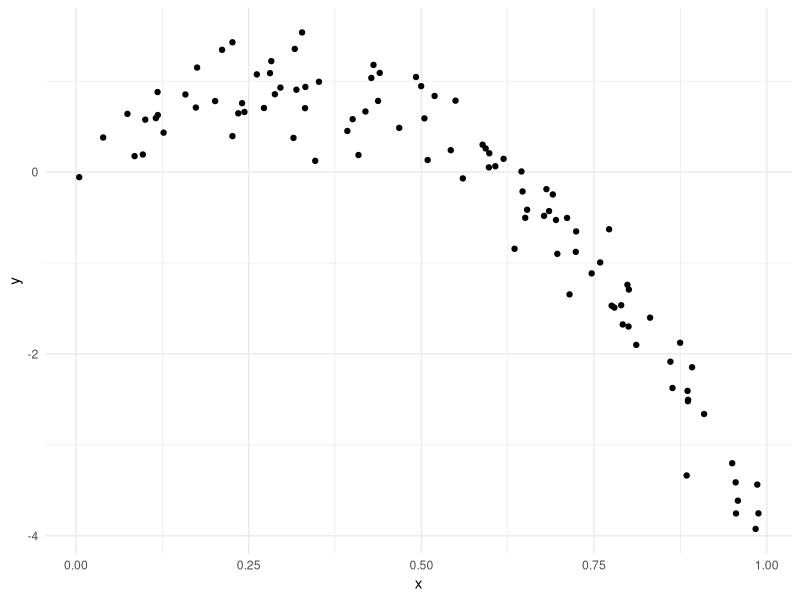
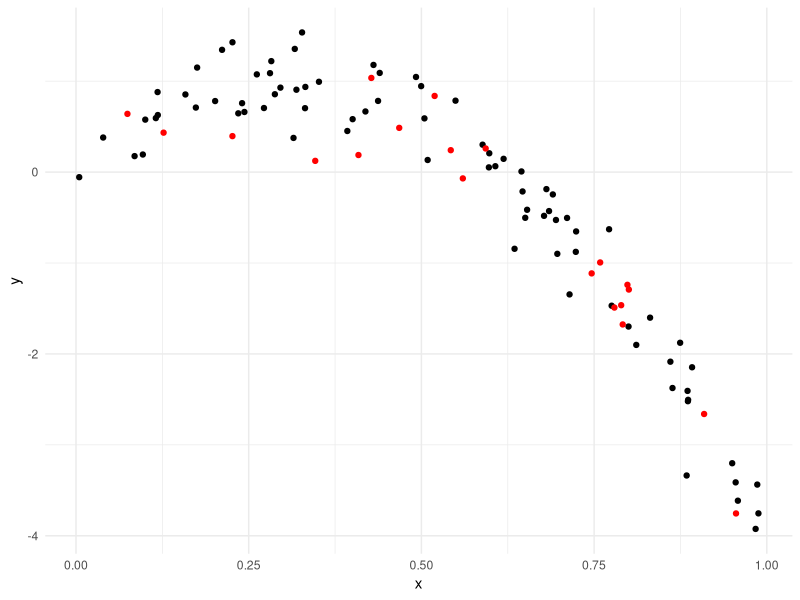
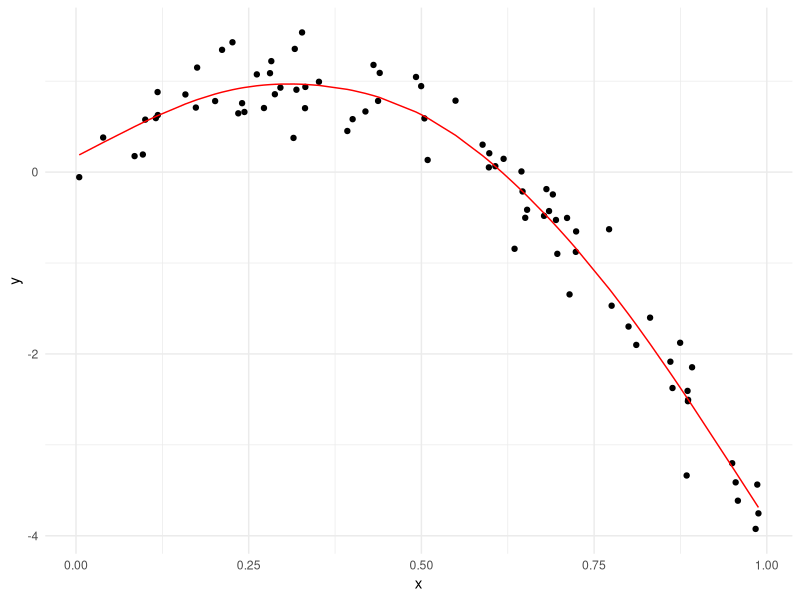
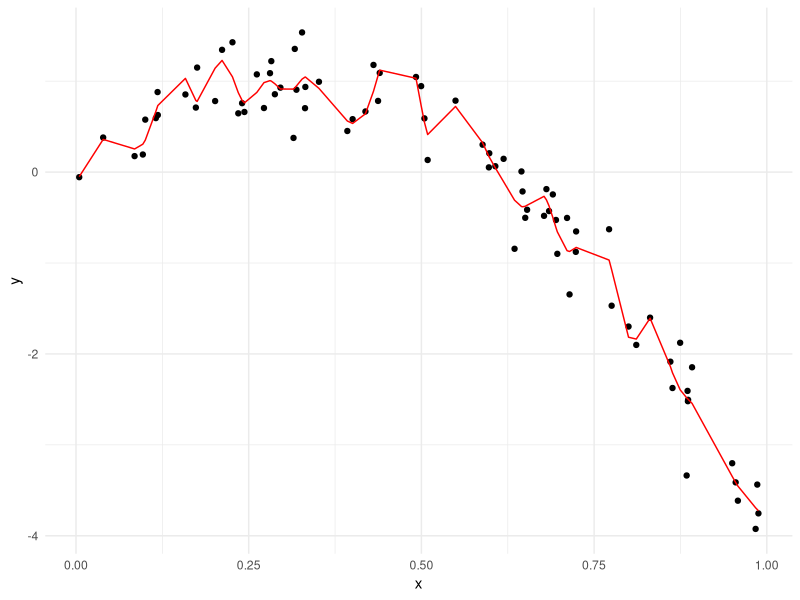
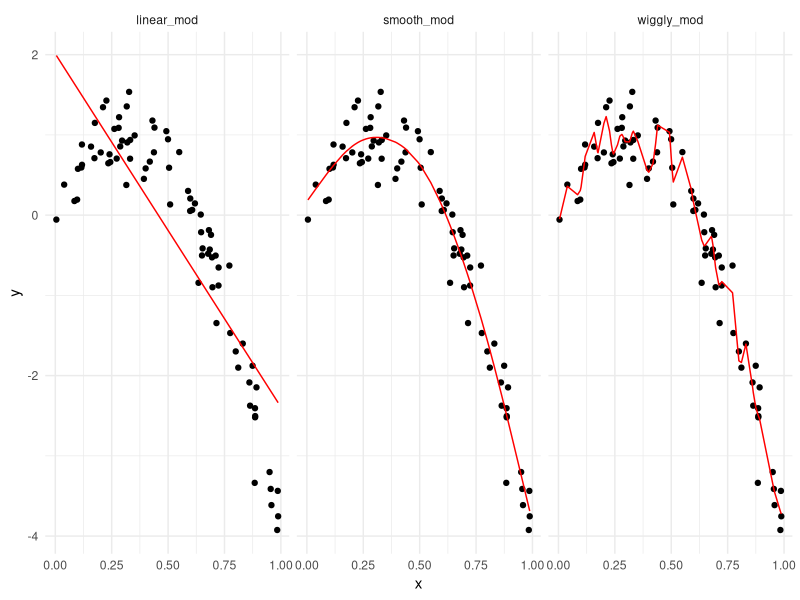
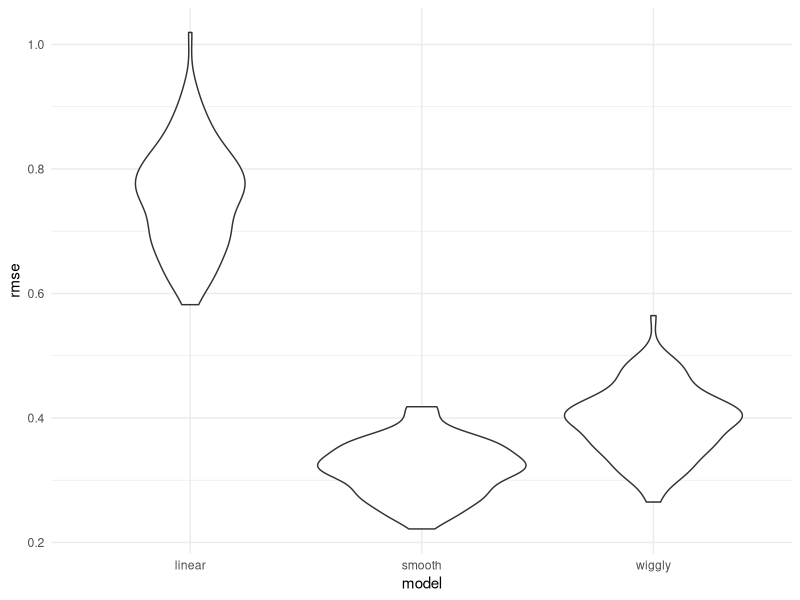

R code for these plots, in order:
## ---- chunk 1
library(tidyverse)
library(modelr)
library(mgcv)

knitr::opts_chunk$set(
  fig.width = 6,
  fig.asp = .6,
  out.width = "90%"
)

theme_set(theme_minimal() + theme(legend.position = "bottom"))

options(
  ggplot2.continuous.colour = "viridis",
  ggplot2.continuous.fill = "viridis"
)

scale_colour_discrete = scale_colour_viridis_d
scale_fill_discrete = scale_fill_viridis_d
## ---- chunk 2
nonlin_df = 
  tibble(
    id = 1:100,
    x = runif(100, 0, 1),
    y = 1 - 10 * (x - .3) ^ 2 + rnorm(100, 0, .3)
  )

## ---- chunk 3
nonlin_df %>% 
  ggplot(aes(x = x, y = y)) + 
  geom_point()
## ---- chunk 4
train_df = sample_n(nonlin_df, size = 80)
test_df = anti_join(nonlin_df, train_df, by = "id")


ggplot(train_df, aes(x = x, y = y)) + 
  geom_point() + 
  geom_point(data = test_df, color = "red")
## ---- chunk 5
linear_mod = lm(y ~ x, data = train_df)
smooth_mod = mgcv::gam(y ~ s(x), data = train_df)
wiggly_mod = mgcv::gam(y ~ s(x, k = 30), sp = 10e-6, data = train_df) # not smooth line
## ---- chunk 6
train_df %>% 
  add_predictions(smooth_mod) %>% 
  ggplot(aes(x = x, y = y)) + 
  geom_point() + 
  geom_line(aes(y = pred), color = "red")

train_df %>% 
  add_predictions(wiggly_mod) %>% 
  ggplot(aes(x = x, y = y)) + geom_point() + 
  geom_line(aes(y = pred), color = "red")

## ---- chunk 7
# see multiple prediction models in separate plots
train_df %>% 
  gather_predictions(linear_mod, smooth_mod, wiggly_mod) %>% 
  mutate(model = fct_inorder(model)) %>% 
  ggplot(aes(x = x, y = y)) + 
  geom_point() + 
  geom_line(aes(y = pred), color = "red") + 
  facet_wrap(~model)
## ---- chunk 8

# compute root mean squared errors (RMSEs) for each model
rmse(linear_mod, test_df)    
rmse(smooth_mod, test_df) # rmse smallest, smooth model is best in this case
rmse(wiggly_mod, test_df)
## ---- chunk 9
cv_df = 
  crossv_mc(nonlin_df, 100) # 100不是指raw data里有100个sample，而是100次resample
## ---- chunk 10
## 
cv_df %>% 
  pull(train) %>% .[[1]] %>% as_tibble()

cv_df %>% 
  pull(test) %>% .[[1]] %>% as_tibble()
#上面这俩合起来是一个完整的nonlin_df
#cv_df 里面有许多个这些的组合 
## ---- chunk 11
cv_df =
  cv_df %>% 
  mutate(
    train = map(train, as_tibble),
    test = map(test, as_tibble))
## ---- chunk 12
cv_df = 
  cv_df %>% 
  mutate(
    linear_mod  = map(.x = train, ~lm(y ~ x, data = .x)),
    smooth_mod  = map(.x = train, ~gam(y ~ s(x), data = .x)),
    wiggly_mod  = map(.x = train, ~gam(y ~ s(x, k = 30), sp = 10e-6, data = .x))) %>% 
  mutate(
    rmse_linear = map2_dbl(.x = linear_mod, .y = test, ~rmse(model = .x, data = .y)),
    rmse_smooth = map2_dbl(.x = smooth_mod, .y = test, ~rmse(model = .x, data = .y)),
    rmse_wiggly = map2_dbl(.x = wiggly_mod, .y = test, ~rmse(model = .x, data = .y)))
## ---- chunk 13
cv_df %>% 
  select(starts_with("rmse")) %>% 
  pivot_longer(
    everything(),
    names_to = "model", 
    values_to = "rmse",
    names_prefix = "rmse_") %>% 
  mutate(model = fct_inorder(model)) %>% 
  ggplot(aes(x = model, y = rmse)) + geom_violin()
## ---- chunk 14
cv_df %>% 
  select(starts_with("rmse")) %>% 
  pivot_longer(
    everything(),
    names_to = "model", 
    values_to = "rmse",
    names_prefix = "rmse_") %>% 
  group_by(model) %>% 
  summarize(avg_rmse = mean(rmse))

